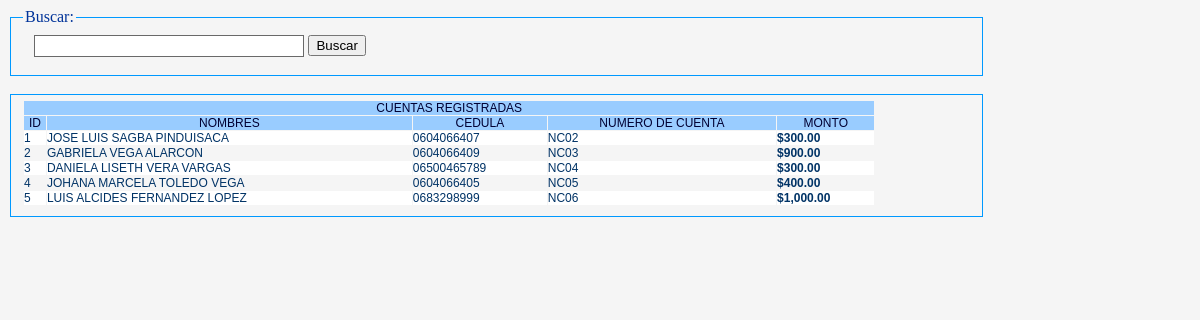
Screenshot of /listado.php with the database file from the repository.
### tables this page shows
CREATE TABLE IF NOT EXISTS `clientes` (
  `idcliente` varchar(5) NOT NULL,
  `nombres` varchar(20) NOT NULL,
  `apellidos` varchar(20) NOT NULL,
  `cedula` varchar(11) NOT NULL
);

CREATE TABLE IF NOT EXISTS `cuentas` (
  `idcuenta` varchar(5) NOT NULL,
  `cliente` varchar(11) NOT NULL,
  `ncuenta` varchar(15) NOT NULL,
  `montobase` varchar(6) NOT NULL,
  `clave` varchar(6) NOT NULL,
  `estado` varchar(2) NOT NULL
);

### listado.php (the view, shortened to what this page needs)
<html>
<head>
<link href="estilos.css" type="text/css" rel="stylesheet">
</head>
<body>
<fieldset style="border:1px solid #09F ; width:80%; height:50; color:#039;">
    <legend>Buscar:</legend>
<table width="200" border="0">
  <tr>
    <td>&nbsp;</td>
    <td><input type="text" name="buscar" class="cajaGrande"></td>
    <td><input type="submit" name="ab"  value="Buscar"></td>
     <td>&nbsp;</td>
    </tr>
</table>
    </fieldset>
    <br>
  <fieldset style="border:1px solid #09F ; width:80%;">
<table  width='90%' border='0' cellspacing='1' cellpadding='0' >
  <?
$suma=0;
	$consulta="SELECT clientes.idcliente,clientes.nombres,clientes.apellidos,clientes.cedula, cuentas.ncuenta,cuentas.montobase from clientes inner join cuentas on cuentas.cliente=clientes.cedula";
	$rs_tabla = mysql_query($consulta);
?>
<tr class="cabeza">
    <td colspan="5">Cuentas registradas</td></tr>
  <tr class="cabeza">
    <td>id</td>
    <td>nombres</td>
        <td>cedula</td>
    <td>numero de cuenta</td>
    <td>monto</td>
  </tr>
 <?php
for ($i = 0; $i < mysql_num_rows($rs_tabla); $i++) {
$id=mysql_result($rs_tabla,$i,"idcliente");
$nombres=mysql_result($rs_tabla,$i,"nombres");
$apellidos=mysql_result($rs_tabla,$i,"apellidos");
$cedula=mysql_result($rs_tabla,$i,"cedula");
$cuenta=mysql_result($rs_tabla,$i,"ncuenta");
$monto=mysql_result($rs_tabla,$i,"montobase");
if ($i % 2) { $fondolinea="#f5f5f5"; } else { $fondolinea="#ffffff"; } ?>
   <tr bgcolor="<?php echo"$fondolinea"; ?>"  class="fila" onMouseOver="this.style.color='#000033';this.style.backgroundColor='#FFFF99';this.style.cursor='hand';" onMouseOut="this.style.color='#000000'; this.style.backgroundColor='<?php echo"$fondolinea"; ?>'"o"];">
    <td bgcolor=""><?php echo"$id";?></td>
     <td><?php echo"$nombres $apellidos";?></td>
    <td><?php echo"$cedula";?></td>
    <td><?php echo"$cuenta";?></td>
    <td><b>$<?php echo number_format($monto,2); ?></td>
  </tr>
  <?php $suma=$suma+$monto; }?>
</table>
</fieldset>
</body>
</html>

### estilos.css (style rules this page uses)
body { background-color:#f5f5f5; }
.cabeza { background-color:#9CF; color: #003; text-align:center; text-transform:uppercase; font:9pt helvetica; }
.fila { color:#036; text-transform:uppercase; font:9pt helvetica; }
table { color:#039; font:12pt verdana,arial; }
.cajaGrande { background-color:#fff; font:12pt helvetica; text-transform:uppercase; color:#000; width:270px; border-color:#696969; border-style :solid; border-width :1px; height:17pt; }

### rows the page displays
clientes: idcliente "1", nombres "JOSE LUIS", apellidos "SAGBA PINDUISACA", cedula "0604066407", cuentas.ncuenta "NC02", cuentas.montobase "300.00"
clientes: idcliente "2", nombres "GABRIELA", apellidos "VEGA ALARCON", cedula "0604066409", cuentas.ncuenta "NC03", cuentas.montobase "900.00"
clientes: idcliente "3", nombres "DANIELA LISETH", apellidos "VERA VARGAS", cedula "06500465789", cuentas.ncuenta "NC04", cuentas.montobase "300.00"
clientes: idcliente "4", nombres "JOHANA MARCELA", apellidos "TOLEDO VEGA", cedula "0604066405", cuentas.ncuenta "NC05", cuentas.montobase "400.00"
clientes: idcliente "5", nombres "LUIS ALCIDES", apellidos "FERNANDEZ LOPEZ", cedula "0683298999", cuentas.ncuenta "NC06", cuentas.montobase "1,000.00"
